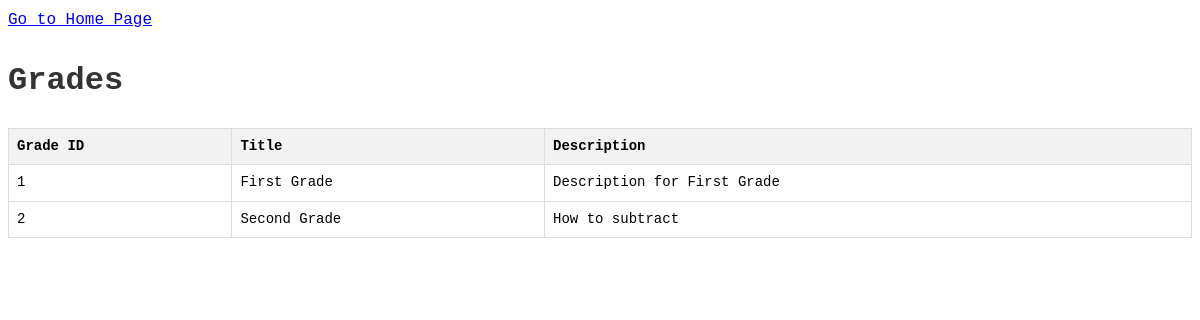
/all-grades/, run on an earlier commit of the app's database.
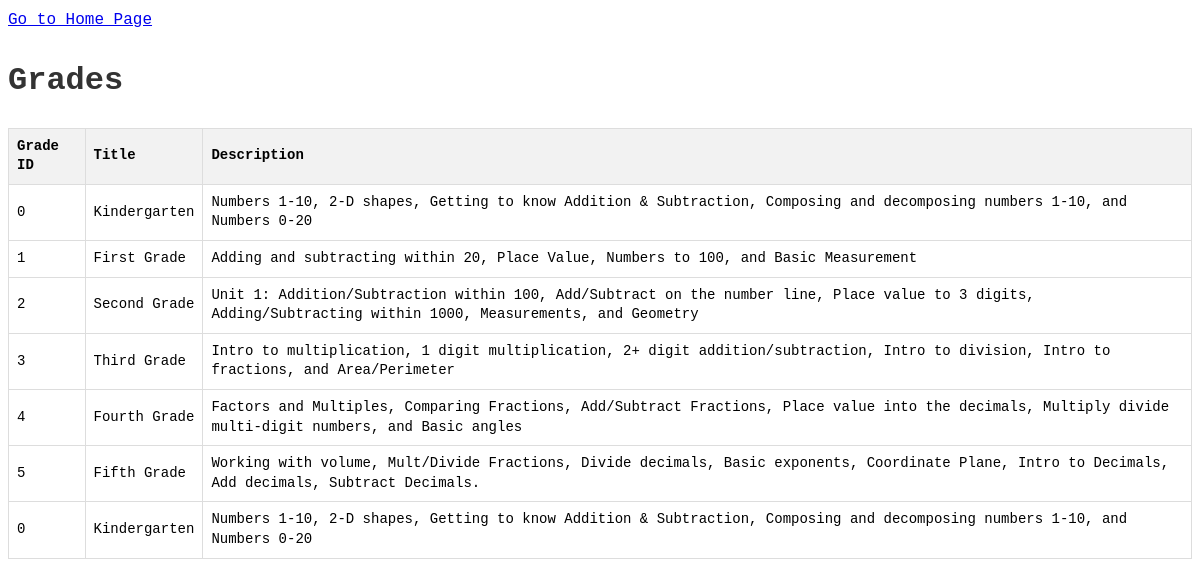
And on a later commit of the database.
### app/models.py (models this page shows, shortened)
class Grade(models.Model):
    grade_id = models.IntegerField(default=1)
    title = models.CharField(max_length=255)
    description = models.TextField()
    units = models.ManyToManyField('Unit', related_name='grades')

### app/views.py (the view)
# urls.py: path('all-grades/', grades, name="all_grades"),
def grades(request):
    grades = Grade.objects.all()
    return render(request, 'grades.html', {'grades': grades})

### app/templates/grades.html (shortened to what this page needs)
{% load static %}
<!DOCTYPE html>
<html lang="en">
<head>
    <link rel="stylesheet" type="text/css" href="{% static 'css/styles.css' %}">
</head>
<body>
    <a href="{% url 'home' %}">Go to Home Page</a>
    <h1>Grades</h1>
    <table border="1">
        <thead>
            <tr>
                <th>Grade ID</th>
                <th>Title</th>
                <th>Description</th>
            </tr>
        </thead>
        <tbody>
            {% for grade in grades %}
                <tr>
                    <td>{{ grade.grade_id }}</td>
                    <td>{{ grade.title }}</td>
                    <td>{{ grade.description }}</td>
                </tr>
            {% endfor %}
        </tbody>
    </table>
</body>
</html>

What changed in the data, as far as the page shows it:
removed Grade: grade_id "1", title "First Grade", description "Description for First Grade"
removed Grade: grade_id "2", title "Second Grade", description "How to subtract"
added Grade: grade_id "0", title "Kindergarten", description "Numbers 1-10, 2-D shapes, Getting to know Addition & Subtraction, Composing and decomposing numbers 1-10, and Numbers 0-20"
added Grade: grade_id "1", title "First Grade", description "Adding and subtracting within 20, Place Value, Numbers to 100, and Basic Measurement"
added Grade: grade_id "2", title "Second Grade", description "Unit 1: Addition/Subtraction within 100, Add/Subtract on the number line, Place value to 3 digits, Adding/Subtracting within 1000, Measurements, and Geometry"
added Grade: grade_id "3", title "Third Grade", description "Intro to multiplication, 1 digit multiplication, 2+ digit addition/subtraction, Intro to division, Intro to fractions, and Area/Perimeter"
added Grade: grade_id "4", title "Fourth Grade", description "Factors and Multiples, Comparing Fractions, Add/Subtract Fractions, Place value into the decimals, Multiply divide multi-digit numbers, and Basic angles"
added Grade: grade_id "5", title "Fifth Grade", description "Working with volume, Mult/Divide Fractions, Divide decimals, Basic exponents, Coordinate Plane, Intro to Decimals, Add decimals, Subtract Decimals."
added Grade: grade_id "0", title "Kindergarten", description "Numbers 1-10, 2-D shapes, Getting to know Addition & Subtraction, Composing and decomposing numbers 1-10, and Numbers 0-20"
